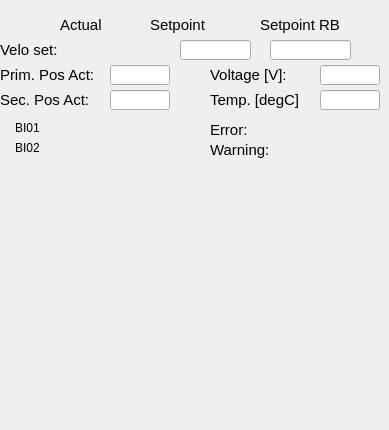
   <widget class="QWidget" name="tab">
    <property name="sizePolicy">
     <sizepolicy hsizetype="Fixed" vsizetype="Fixed">
      <horstretch>0</horstretch>
      <verstretch>0</verstretch>
     </sizepolicy>
    </property>
    <attribute name="title">
     <string>General</string>
    </attribute>
    <widget class="caLabel" name="calabel_13">
     <property name="geometry">
      <rect>
       <x>210</x>
       <y>120</y>
       <width>80</width>
       <height>20</height>
      </rect>
     </property>
     <property name="sizePolicy">
      <sizepolicy hsizetype="Fixed" vsizetype="Fixed">
       <horstretch>0</horstretch>
       <verstretch>0</verstretch>
      </sizepolicy>
     </property>
     <property name="font">
      <font>
       <pointsize>11</pointsize>
      </font>
     </property>
     <property name="text">
      <string>Error:</string>
     </property>
    </widget>
    <widget class="caLabel" name="calabel_10">
     <property name="geometry">
      <rect>
       <x>0</x>
       <y>40</y>
       <width>80</width>
       <height>20</height>
      </rect>
     </property>
     <property name="sizePolicy">
      <sizepolicy hsizetype="Fixed" vsizetype="Fixed">
       <horstretch>0</horstretch>
       <verstretch>0</verstretch>
      </sizepolicy>
     </property>
     <property name="font">
      <font>
       <pointsize>11</pointsize>
      </font>
     </property>
     <property name="text">
      <string>Velo set:</string>
     </property>
    </widget>
    <widget class="caLed" name="caled_Warning">
     <property name="geometry">
      <rect>
       <x>290</x>
       <y>140</y>
       <width>52</width>
       <height>12</height>
      </rect>
     </property>
     <property name="sizePolicy">
      <sizepolicy hsizetype="Preferred" vsizetype="MinimumExpanding">
       <horstretch>0</horstretch>
       <verstretch>0</verstretch>
      </sizepolicy>
     </property>
     <property name="minimumSize">
      <size>
       <width>4</width>
       <height>12</height>
      </size>
     </property>
     <property name="toolTip">
      <string>&lt;html&gt;&lt;head/&gt;&lt;body&gt;&lt;p&gt;E-Bus Power Status&lt;/p&gt;&lt;/body&gt;&lt;/html&gt;</string>
     </property>
     <property name="rectangular">
      <bool>true</bool>
     </property>
     <property name="gradientEnabled">
      <bool>false</bool>
     </property>
     <property name="ledHeight">
      <number>10</number>
     </property>
     <property name="channel" stdset="0">
      <string notr="true">$(IOC):m$(MasterID)s$(SlaveID)-Drv$(ID)-WrnAlrm</string>
     </property>
     <property name="colorMode">
      <enum>caLed::Static</enum>
     </property>
     <property name="falseColor">
      <color>
       <red>255</red>
       <green>170</green>
       <blue>0</blue>
      </color>
     </property>
     <property name="trueColor">
      <color>
       <red>0</red>
       <green>85</green>
       <blue>0</blue>
      </color>
     </property>
     <property name="trueValue">
      <string notr="true">0</string>
     </property>
     <property name="falseValue">
      <string notr="true">1</string>
     </property>
    </widget>
    <widget class="caLed" name="caled_Error">
     <property name="geometry">
      <rect>
       <x>290</x>
       <y>120</y>
       <width>52</width>
       <height>12</height>
      </rect>
     </property>
     <property name="sizePolicy">
      <sizepolicy hsizetype="Preferred" vsizetype="MinimumExpanding">
       <horstretch>0</horstretch>
       <verstretch>0</verstretch>
      </sizepolicy>
     </property>
     <property name="minimumSize">
      <size>
       <width>4</width>
       <height>12</height>
      </size>
     </property>
     <property name="toolTip">
      <string>&lt;html&gt;&lt;head/&gt;&lt;body&gt;&lt;p&gt;E-Bus Power Status&lt;/p&gt;&lt;/body&gt;&lt;/html&gt;</string>
     </property>
     <property name="rectangular">
      <bool>true</bool>
     </property>
     <property name="gradientEnabled">
      <bool>false</bool>
     </property>
     <property name="ledHeight">
      <number>10</number>
     </property>
     <property name="channel" stdset="0">
      <string notr="true">$(IOC):m$(MasterID)s$(SlaveID)-Drv$(ID)-ErrAlrm</string>
     </property>
     <property name="colorMode">
      <enum>caLed::Static</enum>
     </property>
     <property name="falseColor">
      <color>
       <red>170</red>
       <green>0</green>
       <blue>0</blue>
      </color>
     </property>
     <property name="trueColor">
      <color>
       <red>0</red>
       <green>85</green>
       <blue>0</blue>
      </color>
     </property>
     <property name="trueValue">
      <string notr="true">0</string>
     </property>
     <property name="falseValue">
      <string notr="true">1</string>
     </property>
    </widget>
    <widget class="caLabel" name="calabel_14">
     <property name="geometry">
      <rect>
       <x>210</x>
       <y>140</y>
       <width>80</width>
       <height>20</height>
      </rect>
     </property>
     <property name="sizePolicy">
      <sizepolicy hsizetype="Fixed" vsizetype="Fixed">
       <horstretch>0</horstretch>
       <verstretch>0</verstretch>
      </sizepolicy>
     </property>
     <property name="font">
      <font>
       <pointsize>11</pointsize>
      </font>
     </property>
     <property name="text">
      <string>Warning:</string>
     </property>
    </widget>
    <widget class="caTextEntry" name="catextentry_13">
     <property name="geometry">
      <rect>
       <x>180</x>
       <y>40</y>
       <width>71</width>
       <height>20</height>
      </rect>
     </property>
     <property name="minimumSize">
      <size>
       <width>0</width>
       <height>20</height>
      </size>
     </property>
     <property name="maximumSize">
      <size>
       <width>16777215</width>
       <height>20</height>
      </size>
     </property>
     <property name="readOnly">
      <bool>false</bool>
     </property>
     <property name="channel" stdset="0">
      <string notr="true">$(IOC):m$(MasterID)s$(SlaveID)-Drv$(ID)-Spd</string>
     </property>
     <property name="keepFocus">
      <bool>true</bool>
     </property>
    </widget>
    <widget class="caTextEntry" name="catextentry_14">
     <property name="geometry">
      <rect>
       <x>270</x>
       <y>40</y>
       <width>81</width>
       <height>20</height>
      </rect>
     </property>
     <property name="minimumSize">
      <size>
       <width>0</width>
       <height>20</height>
      </size>
     </property>
     <property name="maximumSize">
      <size>
       <width>16777215</width>
       <height>20</height>
      </size>
     </property>
     <property name="readOnly">
      <bool>false</bool>
     </property>
     <property name="channel" stdset="0">
      <string notr="true">$(IOC):m$(MasterID)s$(SlaveID)-Drv$(ID)-Spd-RB</string>
     </property>
     <property name="keepFocus">
      <bool>true</bool>
     </property>
    </widget>
    <widget class="caLabel" name="calabel_51">
     <property name="geometry">
      <rect>
       <x>60</x>
       <y>15</y>
       <width>80</width>
       <height>20</height>
      </rect>
     </property>
     <property name="sizePolicy">
      <sizepolicy hsizetype="Fixed" vsizetype="Fixed">
       <horstretch>0</horstretch>
       <verstretch>0</verstretch>
      </sizepolicy>
     </property>
     <property name="font">
      <font>
       <pointsize>11</pointsize>
      </font>
     </property>
     <property name="text">
      <string>Actual</string>
     </property>
     <property name="textFormat">
      <enum>Qt::PlainText</enum>
     </property>
     <property name="scaledContents">
      <bool>false</bool>
     </property>
    </widget>
    <widget class="caLabel" name="calabel_52">
     <property name="geometry">
      <rect>
       <x>150</x>
       <y>15</y>
       <width>80</width>
       <height>20</height>
      </rect>
     </property>
     <property name="sizePolicy">
      <sizepolicy hsizetype="Fixed" vsizetype="Fixed">
       <horstretch>0</horstretch>
       <verstretch>0</verstretch>
      </sizepolicy>
     </property>
     <property name="font">
      <font>
       <pointsize>11</pointsize>
      </font>
     </property>
     <property name="text">
      <string>Setpoint</string>
     </property>
     <property name="textFormat">
      <enum>Qt::PlainText</enum>
     </property>
     <property name="scaledContents">
      <bool>false</bool>
     </property>
    </widget>
    <widget class="caLabel" name="calabel_53">
     <property name="geometry">
      <rect>
       <x>260</x>
       <y>15</y>
       <width>80</width>
       <height>20</height>
      </rect>
     </property>
     <property name="sizePolicy">
      <sizepolicy hsizetype="Fixed" vsizetype="Fixed">
       <horstretch>0</horstretch>
       <verstretch>0</verstretch>
      </sizepolicy>
     </property>
     <property name="font">
      <font>
       <pointsize>11</pointsize>
      </font>
     </property>
     <property name="text">
      <string>Setpoint RB</string>
     </property>
     <property name="textFormat">
      <enum>Qt::PlainText</enum>
     </property>
     <property name="scaledContents">
      <bool>false</bool>
     </property>
    </widget>
    <widget class="caStripPlot" name="castripplot_3">
     <property name="geometry">
      <rect>
       <x>10</x>
       <y>180</y>
       <width>361</width>
       <height>241</height>
      </rect>
     </property>
     <property name="Title" stdset="0">
      <string notr="true">Position</string>
     </property>
     <property name="channels" stdset="0">
      <string>$(IOC):m$(MasterID)s$(SlaveID)-Enc$(ID)-PosAct</string>
     </property>
     <property name="YAxisScaling" stdset="0">
      <enum>caStripPlot::autoScale</enum>
     </property>
     <property name="foreground">
      <color>
       <red>244</red>
       <green>244</green>
       <blue>244</blue>
      </color>
     </property>
    </widget>
    <widget class="caLabel" name="calabel_6">
     <property name="geometry">
      <rect>
       <x>0</x>
       <y>65</y>
       <width>96</width>
       <height>20</height>
      </rect>
     </property>
     <property name="sizePolicy">
      <sizepolicy hsizetype="Fixed" vsizetype="Fixed">
       <horstretch>0</horstretch>
       <verstretch>0</verstretch>
      </sizepolicy>
     </property>
     <property name="font">
      <font>
       <pointsize>11</pointsize>
      </font>
     </property>
     <property name="text">
      <string>Prim. Pos Act:</string>
     </property>
    </widget>
    <widget class="caLineEdit" name="calineedit_3">
     <property name="geometry">
      <rect>
       <x>110</x>
       <y>65</y>
       <width>60</width>
       <height>20</height>
      </rect>
     </property>
     <property name="channel" stdset="0">
      <string notr="true">$(IOC):m$(MasterID)s$(SlaveID)-Enc$(ID)-PosAct</string>
     </property>
     <property name="background">
      <color alpha="0">
       <red>160</red>
       <green>160</green>
       <blue>164</blue>
      </color>
     </property>
     <property name="colorMode">
      <enum>caLineEdit::Static</enum>
     </property>
     <property name="precisionMode">
      <enum>caLineEdit::User</enum>
     </property>
    </widget>
    <widget class="caLineEdit" name="calineedit_5">
     <property name="geometry">
      <rect>
       <x>110</x>
       <y>90</y>
       <width>60</width>
       <height>20</height>
      </rect>
     </property>
     <property name="channel" stdset="0">
      <string notr="true">$(IOC):m$(MasterID)s$(SlaveID)-Enc$(ID)-PosAct02</string>
     </property>
     <property name="background">
      <color alpha="0">
       <red>160</red>
       <green>160</green>
       <blue>164</blue>
      </color>
     </property>
     <property name="colorMode">
      <enum>caLineEdit::Static</enum>
     </property>
     <property name="precisionMode">
      <enum>caLineEdit::User</enum>
     </property>
    </widget>
    <widget class="caLabel" name="calabel_7">
     <property name="geometry">
      <rect>
       <x>0</x>
       <y>90</y>
       <width>96</width>
       <height>20</height>
      </rect>
     </property>
     <property name="sizePolicy">
      <sizepolicy hsizetype="Fixed" vsizetype="Fixed">
       <horstretch>0</horstretch>
       <verstretch>0</verstretch>
      </sizepolicy>
     </property>
     <property name="font">
      <font>
       <pointsize>11</pointsize>
      </font>
     </property>
     <property name="text">
      <string>Sec. Pos Act:</string>
     </property>
    </widget>
    <widget class="caLed" name="caled_Error_3">
     <property name="geometry">
      <rect>
       <x>100</x>
       <y>140</y>
       <width>18</width>
       <height>16</height>
      </rect>
     </property>
     <property name="sizePolicy">
      <sizepolicy hsizetype="Preferred" vsizetype="MinimumExpanding">
       <horstretch>0</horstretch>
       <verstretch>0</verstretch>
      </sizepolicy>
     </property>
     <property name="minimumSize">
      <size>
       <width>4</width>
       <height>12</height>
      </size>
     </property>
     <property name="toolTip">
      <string>&lt;html&gt;&lt;head/&gt;&lt;body&gt;&lt;p&gt;E-Bus Power Status&lt;/p&gt;&lt;/body&gt;&lt;/html&gt;</string>
     </property>
     <property name="rectangular">
      <bool>true</bool>
     </property>
     <property name="gradientEnabled">
      <bool>false</bool>
     </property>
     <property name="ledHeight">
      <number>10</number>
     </property>
     <property name="channel" stdset="0">
      <string notr="true">$(IOC):m$(MasterID)s$(SlaveID)-Drv$(ID)-BI01</string>
     </property>
     <property name="colorMode">
      <enum>caLed::Static</enum>
     </property>
     <property name="falseColor">
      <color>
       <red>160</red>
       <green>160</green>
       <blue>164</blue>
      </color>
     </property>
     <property name="trueColor">
      <color>
       <red>0</red>
       <green>85</green>
       <blue>0</blue>
      </color>
     </property>
     <property name="trueValue">
      <string notr="true">1</string>
     </property>
     <property name="falseValue">
      <string notr="true">0</string>
     </property>
    </widget>
    <widget class="caLed" name="caled_Error_4">
     <property name="geometry">
      <rect>
       <x>100</x>
       <y>120</y>
       <width>18</width>
       <height>16</height>
      </rect>
     </property>
     <property name="sizePolicy">
      <sizepolicy hsizetype="Preferred" vsizetype="MinimumExpanding">
       <horstretch>0</horstretch>
       <verstretch>0</verstretch>
      </sizepolicy>
     </property>
     <property name="minimumSize">
      <size>
       <width>4</width>
       <height>12</height>
      </size>
     </property>
     <property name="toolTip">
      <string>&lt;html&gt;&lt;head/&gt;&lt;body&gt;&lt;p&gt;E-Bus Power Status&lt;/p&gt;&lt;/body&gt;&lt;/html&gt;</string>
     </property>
     <property name="rectangular">
      <bool>true</bool>
     </property>
     <property name="gradientEnabled">
      <bool>false</bool>
     </property>
     <property name="ledHeight">
      <number>10</number>
     </property>
     <property name="channel" stdset="0">
      <string notr="true">$(IOC):m$(MasterID)s$(SlaveID)-Drv$(ID)-BI02</string>
     </property>
     <property name="colorMode">
      <enum>caLed::Static</enum>
     </property>
     <property name="falseColor">
      <color>
       <red>160</red>
       <green>160</green>
       <blue>164</blue>
      </color>
     </property>
     <property name="trueColor">
      <color>
       <red>0</red>
       <green>85</green>
       <blue>0</blue>
      </color>
     </property>
     <property name="trueValue">
      <string notr="true">1</string>
     </property>
     <property name="falseValue">
      <string notr="true">0</string>
     </property>
    </widget>
    <widget class="caLabel" name="calabel_31">
     <property name="geometry">
      <rect>
       <x>15</x>
       <y>115</y>
       <width>36</width>
       <height>26</height>
      </rect>
     </property>
     <property name="text">
      <string>BI01</string>
     </property>
    </widget>
    <widget class="caLabel" name="calabel_9">
     <property name="geometry">
      <rect>
       <x>15</x>
       <y>135</y>
       <width>36</width>
       <height>26</height>
      </rect>
     </property>
     <property name="text">
      <string>BI02</string>
     </property>
    </widget>
    <widget class="caRelatedDisplay" name="carelateddisplay_4">
     <property name="geometry">
      <rect>
       <x>360</x>
       <y>40</y>
       <width>15</width>
       <height>16</height>
      </rect>
     </property>
     <property name="minimumSize">
      <size>
       <width>15</width>
       <height>16</height>
      </size>
     </property>
     <property name="maximumSize">
      <size>
       <width>15</width>
       <height>16</height>
      </size>
     </property>
     <property name="labels">
      <string>&gt;</string>
     </property>
     <property name="files">
      <string>ecmcGraph_v1.ui</string>
     </property>
     <property name="args">
      <string>IOC=$(IOC),TITLE=m$(MasterID)s$(SlaveID).Drv01: Vel Set,PV=$(IOC):m$(MasterID)s$(SlaveID)-Drv$(ID)-Spd-RB</string>
     </property>
    </widget>
    <widget class="caRelatedDisplay" name="carelateddisplay_6">
     <property name="geometry">
      <rect>
       <x>185</x>
       <y>95</y>
       <width>15</width>
       <height>16</height>
      </rect>
     </property>
     <property name="minimumSize">
      <size>
       <width>15</width>
       <height>16</height>
      </size>
     </property>
     <property name="maximumSize">
      <size>
       <width>15</width>
       <height>16</height>
      </size>
     </property>
     <property name="labels">
      <string>&gt;</string>
     </property>
     <property name="files">
      <string>ecmcGraph_v1.ui</string>
     </property>
     <property name="args">
      <string>IOC=$(IOC),TITLE=m$(MasterID)s$(SlaveID).Enc$(ID): Sec. Act Pos,PV=$(IOC):m$(MasterID)s$(SlaveID)-Enc$(ID)-PosAct02</string>
     </property>
    </widget>
    <widget class="caRelatedDisplay" name="carelateddisplay_5">
     <property name="geometry">
      <rect>
       <x>185</x>
       <y>70</y>
       <width>15</width>
       <height>16</height>
      </rect>
     </property>
     <property name="minimumSize">
      <size>
       <width>15</width>
       <height>16</height>
      </size>
     </property>
     <property name="maximumSize">
      <size>
       <width>15</width>
       <height>16</height>
      </size>
     </property>
     <property name="labels">
      <string>&gt;</string>
     </property>
     <property name="files">
      <string>ecmcGraph_v1.ui</string>
     </property>
     <property name="args">
      <string>IOC=$(IOC),TITLE=m$(MasterID)s$(SlaveID).Enc$(ID): Prim. Act Pos,PV=$(IOC):m$(MasterID)s$(SlaveID)-Enc$(ID)-PosAct</string>
     </property>
    </widget>
    <widget class="caLabel" name="calabel_62">
     <property name="geometry">
      <rect>
       <x>210</x>
       <y>65</y>
       <width>96</width>
       <height>20</height>
      </rect>
     </property>
     <property name="sizePolicy">
      <sizepolicy hsizetype="Fixed" vsizetype="Fixed">
       <horstretch>0</horstretch>
       <verstretch>0</verstretch>
      </sizepolicy>
     </property>
     <property name="font">
      <font>
       <pointsize>11</pointsize>
      </font>
     </property>
     <property name="text">
      <string>Voltage [V]:</string>
     </property>
    </widget>
    <widget class="caLineEdit" name="calineedit_9">
     <property name="geometry">
      <rect>
       <x>320</x>
       <y>65</y>
       <width>60</width>
       <height>20</height>
      </rect>
     </property>
     <property name="channel" stdset="0">
      <string notr="true">$(IOC):m$(MasterID)s$(SlaveID)-Drv$(ID)-VltAct</string>
     </property>
     <property name="background">
      <color alpha="0">
       <red>160</red>
       <green>160</green>
       <blue>164</blue>
      </color>
     </property>
     <property name="colorMode">
      <enum>caLineEdit::Static</enum>
     </property>
     <property name="precisionMode">
      <enum>caLineEdit::Channel</enum>
     </property>
    </widget>
    <widget class="caLineEdit" name="calineedit_10">
     <property name="geometry">
      <rect>
       <x>320</x>
       <y>90</y>
       <width>60</width>
       <height>20</height>
      </rect>
     </property>
     <property name="channel" stdset="0">
      <string notr="true">$(IOC):m$(MasterID)s$(SlaveID)-Drv$(ID)-TmpAct</string>
     </property>
     <property name="background">
      <color alpha="0">
       <red>160</red>
       <green>160</green>
       <blue>164</blue>
      </color>
     </property>
     <property name="colorMode">
      <enum>caLineEdit::Static</enum>
     </property>
     <property name="precisionMode">
      <enum>caLineEdit::Channel</enum>
     </property>
    </widget>
    <widget class="caLabel" name="calabel_63">
     <property name="geometry">
      <rect>
       <x>210</x>
       <y>90</y>
       <width>96</width>
       <height>20</height>
      </rect>
     </property>
     <property name="sizePolicy">
      <sizepolicy hsizetype="Fixed" vsizetype="Fixed">
       <horstretch>0</horstretch>
       <verstretch>0</verstretch>
      </sizepolicy>
     </property>
     <property name="font">
      <font>
       <pointsize>11</pointsize>
      </font>
     </property>
     <property name="text">
      <string>Temp. [degC]</string>
     </property>
    </widget>
   </widget>
